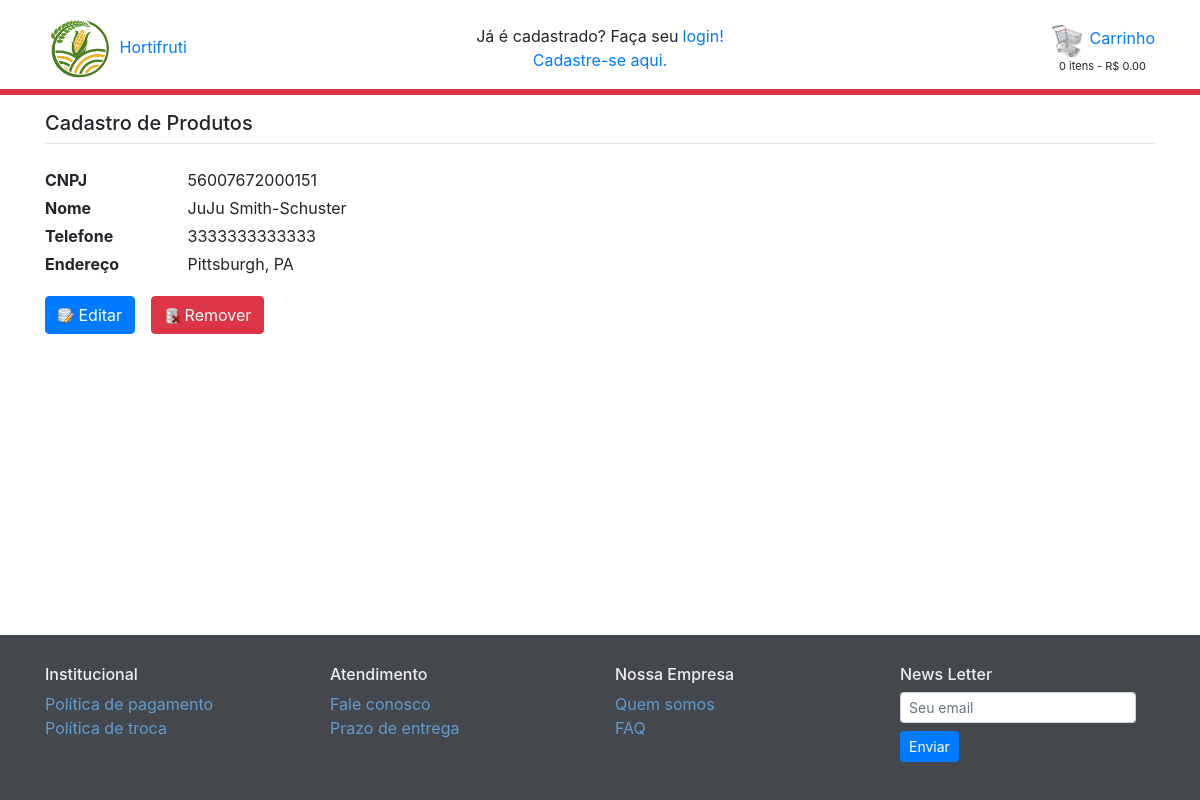
Screenshot of /fornecedor/exibe_fornecedor/17 with the database file from the repository.
### fornecedor/models.py (models this page shows, shortened)
class Fornecedor(models.Model):
    cnpj = models.CharField(max_length=18, unique=True)
    nome = models.CharField(max_length=100)
    telefone = models.CharField(max_length=13, unique=True)
    endereco = models.CharField(max_length=120, unique=True)
    class Meta:
        db_table='fornecedor'
        verbose_name_plural = 'fornecedores'

### fornecedor/views.py (the view)
# urls.py: path('exibe_fornecedor/<int:id>', views.exibe_fornecedor, name='exibe_fornecedor'),
def exibe_fornecedor(request, id):
    fornecedor = get_object_or_404(Fornecedor, pk=id)
    request.session['fornecedor_id_del'] = id
    return render(request, 'fornecedor/exibe_fornecedor.html', {'fornecedor': fornecedor})

### carrinho/carrinho.py (called while the page is built)
    def get_preco_carrinho(self):
        return sum(Decimal(item['preco_total']) for item in self.carrinho.values())

    def get_quantidade_carrinho(self):
        return sum(item['quantidade'] for item in self.carrinho.values())

### carrinho/context_processors.py (called while the page is built)
def calcula_totais_carrinho(request):
    carrinho = Carrinho(request)
    quantidade = carrinho.get_quantidade_carrinho()
    preco_carrinho = carrinho.get_preco_carrinho()
    return {
        'quantidade': quantidade,
        'preco_carrinho': preco_carrinho
    }

### fornecedor/templates/fornecedor/exibe_fornecedor.html (shortened to what this page needs)
{% extends 'base.html' %}
{% load static %}
{% block corpo %}
   <div class='mb-4'>
      <h5>Cadastro de Produtos</h5>
      <hr class='mt-0'>
   </div>
      <div class="row mb-3">
         <div class="col-lg-9 col-md-8">
            <div class="row">
               <div class="col-xl-2 col-lg-3 col-4 font-weight-bold mb-1">CNPJ</div>
               <div class="col-xl-10 col-lg-9 col-8">{{ fornecedor.cnpj }}</div>
               <div class="col-xl-2 col-lg-3 col-4 font-weight-bold mb-1">Nome</div>
               <div class="col-xl-10 col-lg-9 col-8">{{ fornecedor.nome }}</div>
               <div class="col-xl-2 col-lg-3 col-4 font-weight-bold mb-1">Telefone</div>
               <div class="col-xl-10 col-lg-9 col-8">{{ fornecedor.telefone }}</div>
               <div class="col-xl-2 col-lg-3 col-4 font-weight-bold mb-1">Endereço</div>
               <div class="col-xl-10 col-lg-9 col-8">{{ fornecedor.endereco }}</div>
            </div>
         </div>
      </div>
      {% if fornecedor.cnpj %}
         <div class="form-group row">
            <div class="col-12">
               <div class="form-inline">
                  <a href="{% url 'fornecedor:edita_fornecedor' fornecedor.id %}" class="btn btn-primary mr-3">
                     <img src="{% static 'images/skin/database_edit.png' %}" /> Editar
                  </a>
                  <form action="{% url 'fornecedor:remove_fornecedor' %}" method="POST">
                     <button type="submit" class="btn btn-danger">
                        <img src="{% static 'images/skin/database_delete.png' %}"> Remover
                     </button>
                  </form>
               </div>
            </div>
         </div>
      {% endif %}
{% endblock %}

### static/css/base.css (style rules this page uses)
body { display: flex; min-height: 100vh; flex-direction: column; }
.barra { overflow-y: scroll; }

### rows the page displays
Fornecedor: cnpj "56007672000151", nome "JuJu Smith-Schuster", telefone "3333333333333", endereco "Pittsburgh, PA"

### other values shown
{{ quantidade }} "0"
{{ preco_carrinho | floatformat:2 | intcomma }} "0.00"
